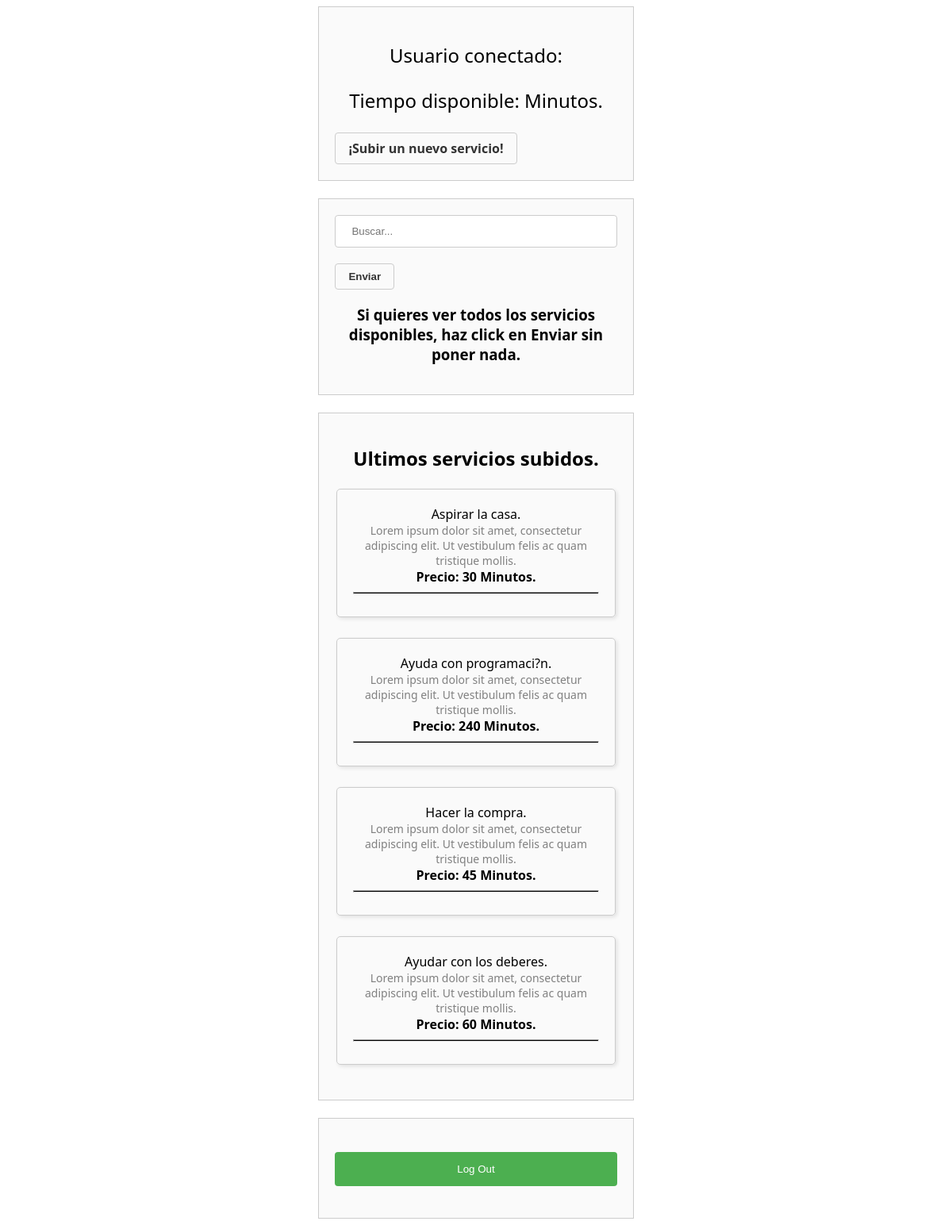
/Pagina_Principal.php, run on the app's committed database.
### tables this page shows
CREATE TABLE `services` (
  `name` varchar(55) NOT NULL,
  `description` varchar(400) NOT NULL,
  `price` int(6) NOT NULL,
  `id_service` int(6) NOT NULL,
  `user_name` varchar(55) NOT NULL
);

### Pagina_Principal.php (the view, shortened to what this page needs)
<?php
$balance = $_SESSION['balance'];
?>
<!DOCTYPE html>
<html lang="es">
<head>
    <link href="estilo_pagina_principal.css" rel="stylesheet">
</head>
<body>
    <form>
        <div>
            <p>Usuario conectado:
            </p>
            <p>Tiempo disponible:
                <?php echo $balance, ' Minutos.' ?>
            </p>
            <a href="post_Service.php">¡Subir un nuevo servicio!</a>
        </div>
    </form>
<br>
    <form action="buscador.php" method="get">
        <input type="text" name="search" placeholder="Buscar...">
        <button type="submit">Enviar</button>
        <h3>Si quieres ver todos los servicios disponibles, haz click en Enviar sin poner nada.</h3>
    </form>
<br>
    <form>
        <?php
        $hostname = "localhost";
        $username = "root";
        $password = "";
        $dbname = "bancodetiempo";
        $conn = new mysqli($hostname, $username, $password, $dbname);
        $sql = "SELECT * FROM services ORDER BY id_service DESC LIMIT 4";
        $result = mysqli_query($conn, $sql);
        echo '<center><h2>Ultimos servicios subidos.</h2></center>';
        if (mysqli_num_rows($result) > 0) {
            while ($row = mysqli_fetch_assoc($result)) {
                echo '<head>';
                echo '<link rel="stylesheet" href="estilo_pagina_principal.css">';
                echo '</head>';
                echo '<table align="center" class="card-table">';
                echo '<tr>';
                echo '<td class="card"';
                echo '<h1>' . $row['name'] . '</h1>';
                echo '<p>' . $row['description'] . '</p>';
                echo '<span>' . 'Precio: ' . $row['price'] . ' Minutos.' . '</span>';
                echo '<hr>';
                echo '</td>';
                echo '</tr>';
                echo '</table>';
                echo '<br>';
            }
        }
        ?>
    </form>
<br>
    <form action="logout.php" method="post">
        <br>
        <input type="submit" value="Log Out">
    </form>
</body>
</html>

### estilo_pagina_principal.css (style rules this page uses)
body { font-family: system-ui, -apple-system, BlinkMacSystemFont, 'Segoe UI', Roboto, Oxygen, Ubuntu, Cantarell, 'Open Sans', 'Helvetica Neue', sans-serif; }
h1, h4, h3 { text-align: center; }
hr { height: 1px; background-color: black; }
span { font-weight: bold; text-align: center; }
form { width: 30%; margin: 0 auto; padding: 20px; border: 1px solid #ccc; background-color: #fafafa; }
input[type="text"] { width: 100%; padding: 12px 20px; margin-bottom: 20px; box-sizing: border-box; border: 1px solid #ccc; border-radius: 4px; }
input[type="submit"] { width: 100%; background-color: #4caf50; color: white; padding: 14px 20px; margin-bottom: 20px; border: none; border-radius: 4px; cursor: pointer; }
a { display: inline-flex; padding: 8px 16px; border: 1px solid #ccc; border-radius: 4px; background-color: #fafafa; color: #333; text-decoration: none; font-weight: bold; }
button { display: inline-flex; padding: 8px 16px; border: 1px solid #ccc; border-radius: 4px; background-color: #fafafa; color: #333; text-decoration: none; font-weight: bold; }
p { text-align: center; font-size: x-large; font-family: system-ui, -apple-system, BlinkMacSystemFont, 'Segoe UI', Roboto, Oxygen, Ubuntu, Cantarell, 'Open Sans', 'Helvetica Neue', sans-serif; }
.card-table { display: flex; flex-wrap: wrap; margin: auto; }
.card { flex-basis: 33.33%; padding: 20px; border: 1px solid #ccc; border-radius: 5px; box-shadow: 2px 2px 5px rgba(0, 0, 0, 0.1); text-align: center; }
.card p { margin: 0; font-size: 14px; color: gray; }

### data on the page
services: name "Aspirar la casa.", description "Lorem ipsum dolor sit amet, consectetur adipiscing elit. Ut vestibulum felis ac quam tristique mollis.", price "30"
services: name "Ayuda con programaci?n.", description "Lorem ipsum dolor sit amet, consectetur adipiscing elit. Ut vestibulum felis ac quam tristique mollis.", price "240"
services: name "Hacer la compra.", description "Lorem ipsum dolor sit amet, consectetur adipiscing elit. Ut vestibulum felis ac quam tristique mollis.", price "45"
services: name "Ayudar con los deberes.", description "Lorem ipsum dolor sit amet, consectetur adipiscing elit. Ut vestibulum felis ac quam tristique mollis.", price "60"
